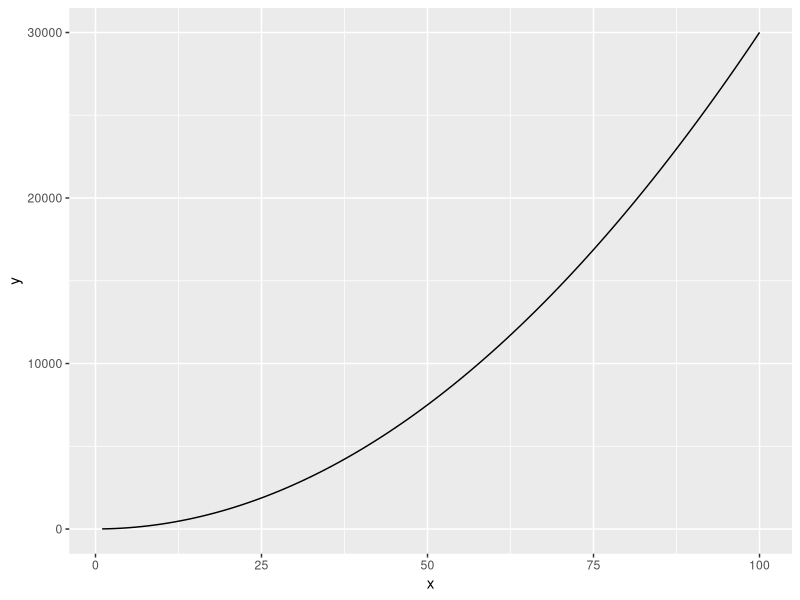
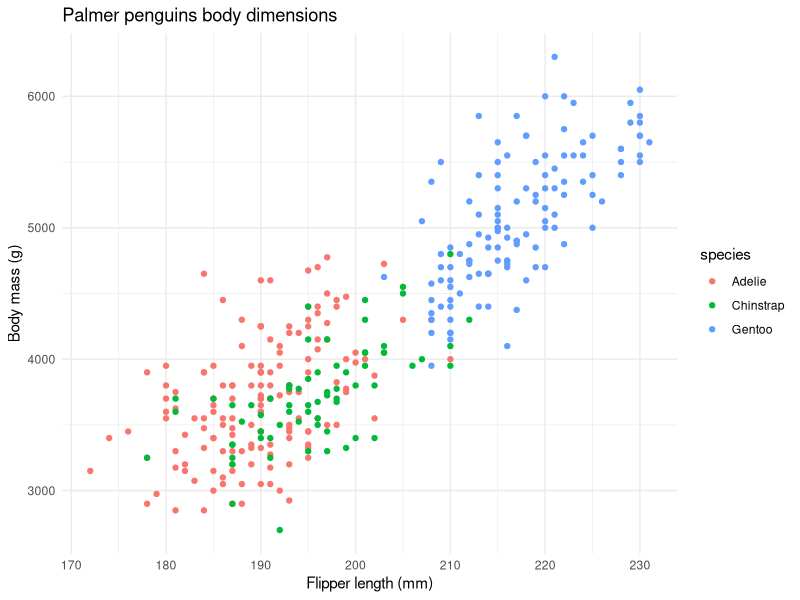

These figures' R source, in order:
## ---- chunk 1
library(tidyverse)
library(palmerpenguins)
## ---- chunk 2
fx = function(x) {3 * x ^ 2 + 4}

ggplot(data.frame(x = c(1, 100)), aes(x = x)) + geom_function(fun = fx)
## ---- chunk 3
fxyz = expression(2 * x * y + 3 * (x ^ 2) * (z ^ 3))

dfdy = D(fxyz, 'y')

dfdy
## ---- chunk 4
ggplot() +
  geom_point(data = penguins, 
            aes(x = flipper_length_mm, 
                y = body_mass_g, 
                color = species)) +
  labs(x = "Flipper length (mm)", 
       y = "Body mass (g)", 
       title = "Palmer penguins body dimensions") +
  theme_minimal()
